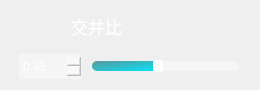
                 <widget class="QFrame" name="IOU_QF">
                  <property name="minimumSize">
                   <size>
                    <width>260</width>
                    <height>90</height>
                   </size>
                  </property>
                  <property name="maximumSize">
                   <size>
                    <width>260</width>
                    <height>90</height>
                   </size>
                  </property>
                  <property name="styleSheet">
                   <string notr="true">QFrame#IOU_QF{
border-radius:15px;
}</string>
                  </property>
                  <layout class="QVBoxLayout" name="verticalLayout_15">
                   <item>
                    <widget class="QPushButton" name="ToggleBotton_2">
                     <property name="sizePolicy">
                      <sizepolicy hsizetype="Expanding" vsizetype="Fixed">
                       <horstretch>0</horstretch>
                       <verstretch>0</verstretch>
                      </sizepolicy>
                     </property>
                     <property name="minimumSize">
                      <size>
                       <width>0</width>
                       <height>30</height>
                      </size>
                     </property>
                     <property name="maximumSize">
                      <size>
                       <width>16777215</width>
                       <height>30</height>
                      </size>
                     </property>
                     <property name="font">
                      <font>
                       <family>方正粗黑宋简体</family>
                       <pointsize>13</pointsize>
                       <italic>false</italic>
                       <bold>false</bold>
                      </font>
                     </property>
                     <property name="cursor">
                      <cursorShape>ArrowCursor</cursorShape>
                     </property>
                     <property name="mouseTracking">
                      <bool>true</bool>
                     </property>
                     <property name="focusPolicy">
                      <enum>Qt::FocusPolicy::StrongFocus</enum>
                     </property>
                     <property name="contextMenuPolicy">
                      <enum>Qt::ContextMenuPolicy::DefaultContextMenu</enum>
                     </property>
                     <property name="layoutDirection">
                      <enum>Qt::LayoutDirection::LeftToRight</enum>
                     </property>
                     <property name="autoFillBackground">
                      <bool>false</bool>
                     </property>
                     <property name="styleSheet">
                      <string notr="true">QPushButton{
background-image:url(:/setting /images/newsize/IOU.png);
background-repeat: no-repeat;
background-position: left center;
border: none;
border-left: 20px solid transparent;

text-align: left;
padding-left: 40px;
padding-bottom: 0px;
color: white;
font: 13pt &quot;方正粗黑宋简体&quot;;
}</string>
                     </property>
                     <property name="text">
                      <string>交并比</string>
                     </property>
                     <property name="autoDefault">
                      <bool>false</bool>
                     </property>
                     <property name="default">
                      <bool>false</bool>
                     </property>
                     <property name="flat">
                      <bool>false</bool>
                     </property>
                    </widget>
                   </item>
                   <item>
                    <widget class="QFrame" name="frame_3">
                     <property name="sizePolicy">
                      <sizepolicy hsizetype="Preferred" vsizetype="Preferred">
                       <horstretch>0</horstretch>
                       <verstretch>0</verstretch>
                      </sizepolicy>
                     </property>
                     <property name="minimumSize">
                      <size>
                       <width>0</width>
                       <height>30</height>
                      </size>
                     </property>
                     <property name="maximumSize">
                      <size>
                       <width>16777215</width>
                       <height>20</height>
                      </size>
                     </property>
                     <layout class="QHBoxLayout" name="horizontalLayout_16" stretch="3,7">
                      <property name="spacing">
                       <number>10</number>
                      </property>
                      <property name="leftMargin">
                       <number>8</number>
                      </property>
                      <property name="topMargin">
                       <number>0</number>
                      </property>
                      <property name="rightMargin">
                       <number>10</number>
                      </property>
                      <property name="bottomMargin">
                       <number>0</number>
                      </property>
                      <item>
                       <widget class="QDoubleSpinBox" name="iou_spinbox">
                        <property name="minimumSize">
                         <size>
                          <width>40</width>
                          <height>25</height>
                         </size>
                        </property>
                        <property name="cursor">
                         <cursorShape>PointingHandCursor</cursorShape>
                        </property>
                        <property name="styleSheet">
                         <string notr="true">QDoubleSpinBox {
border: 0px solid lightgray;
border-radius: 2px;
background-color: rgba(255,255,255,90);
padding-left: 2px;
font: 700 11pt &quot;Arial&quot;;
color: rgb(255, 255, 255);
}
        
QDoubleSpinBox::up-button {
width: 10px;
height: 9px;
margin: 0px 3px 0px 0px;
border-image: url(:/setting /images/newsize/box_up.png);
}
QDoubleSpinBox::up-button:pressed {
margin-top: 1px;
}
            
QDoubleSpinBox::down-button {
width: 10px;
height: 9px;
margin: 0px 3px 0px 0px;
border-image:url(:/setting /images/newsize/box_down.png);
}
QDoubleSpinBox::down-button:pressed {
margin-bottom: 1px;
}</string>
                        </property>
                        <property name="minimum">
                         <double>0.010000000000000</double>
                        </property>
                        <property name="maximum">
                         <double>1.000000000000000</double>
                        </property>
                        <property name="singleStep">
                         <double>0.050000000000000</double>
                        </property>
                        <property name="value">
                         <double>0.450000000000000</double>
                        </property>
                       </widget>
                      </item>
                      <item>
                       <widget class="QSlider" name="iou_slider">
                        <property name="cursor">
                         <cursorShape>PointingHandCursor</cursorShape>
                        </property>
                        <property name="styleSheet">
                         <string notr="true">QSlider::groove:horizontal {
border: none;
height: 10px;
background-color: rgba(255,255,255,90);
border-radius: 5px;
}

QSlider::handle:horizontal {
width: 10px;
margin: -1px 0px -1px 0px;
border-radius: 3px;
background-color: white;
}

QSlider::sub-page:horizontal {
background-color: qlineargradient(x1:0, y1:0, x2:1, y2:1, stop:0 #59969b, stop:1 #04e7fa);
border-radius: 5px;
}</string>
                        </property>
                        <property name="minimum">
                         <number>1</number>
                        </property>
                        <property name="maximum">
                         <number>100</number>
                        </property>
                        <property name="value">
                         <number>45</number>
                        </property>
                        <property name="orientation">
                         <enum>Qt::Orientation::Horizontal</enum>
                        </property>
                       </widget>
                      </item>
                     </layout>
                    </widget>
                   </item>
                  </layout>
                 </widget>
